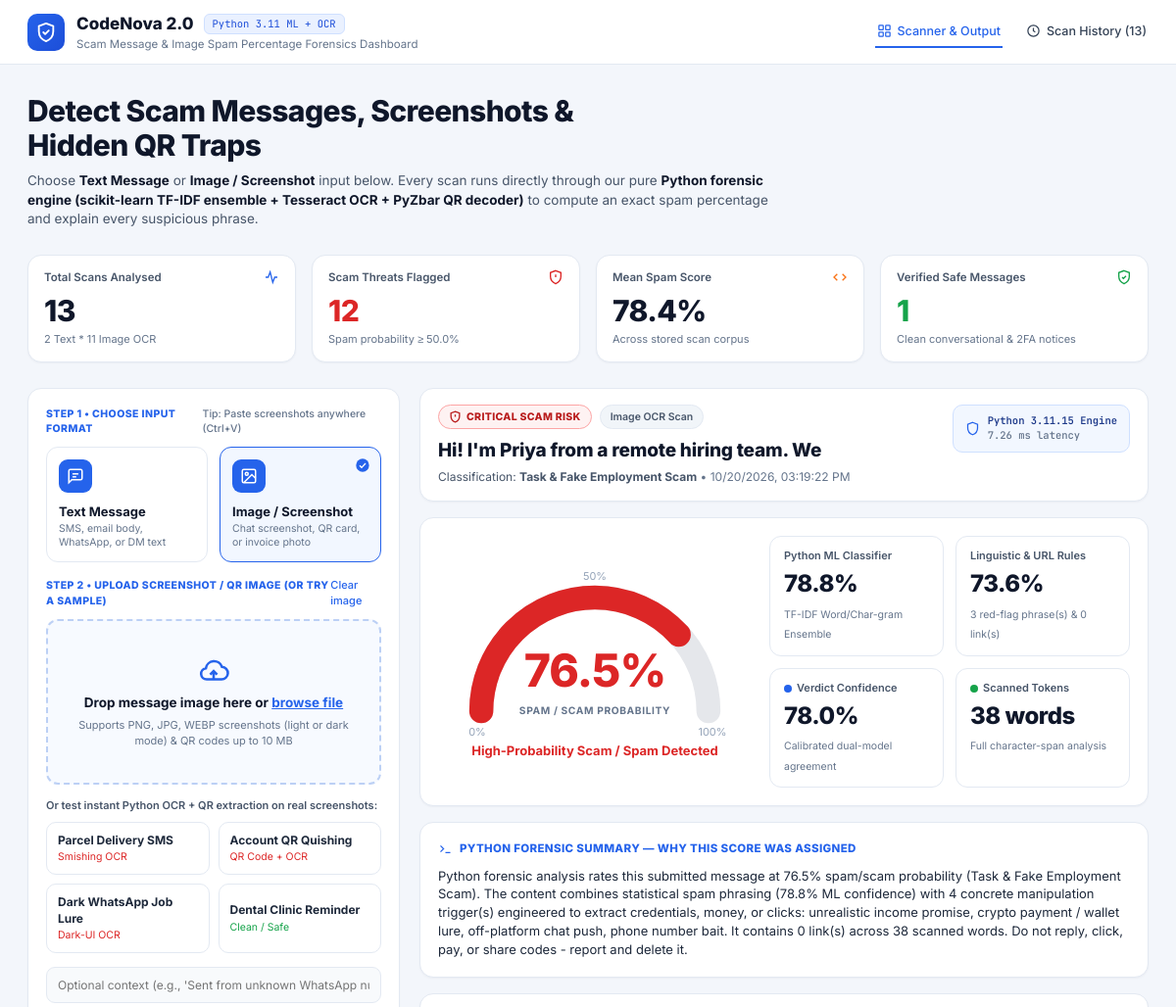
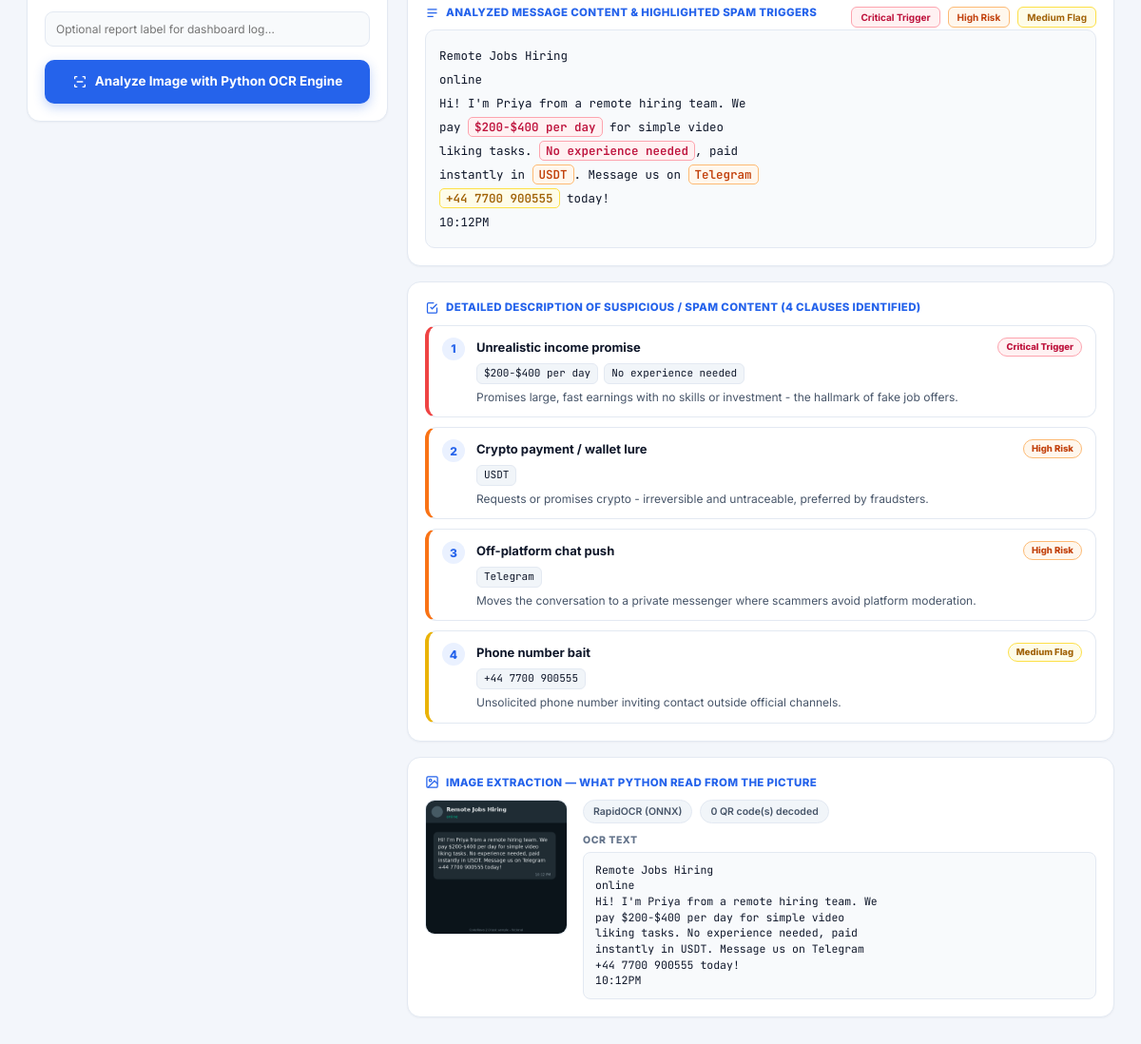
The app's page /scan/13 with its own data (2 pictures, top to bottom).
### tables this page shows
CREATE TABLE scans (
                   id INTEGER PRIMARY KEY AUTOINCREMENT,
                   created TEXT, label TEXT, mode TEXT, title TEXT,
                   score REAL, risk_class TEXT, category TEXT, result TEXT);

### app.py (the view)
@app.route("/scan/<int:scan_id>")
def view_scan(scan_id):
    row = get_db().execute("SELECT * FROM scans WHERE id=?", (scan_id,)).fetchone()
    if not row:
        return redirect(url_for("index"))
    result = json.loads(row["result"])
    result.update(title=row["title"], created=row["created"], label=row["label"],
                  mode=row["mode"], id=row["id"])
    return render_dashboard(result, selected_mode=row["mode"])

### app.py (called while the page is built)
@app.context_processor
def inject_asset_version():
    css = BASE / "static" / "style.css"
    return {"asset_v": int(css.stat().st_mtime)}

def get_db():
    if "db" not in g:
        g.db = sqlite3.connect(DB_PATH)
        g.db.row_factory = sqlite3.Row
        g.db.execute(
            """CREATE TABLE IF NOT EXISTS scans (
                   id INTEGER PRIMARY KEY AUTOINCREMENT,
                   created TEXT, label TEXT, mode TEXT, title TEXT,
                   score REAL, risk_class TEXT, category TEXT, result TEXT)"""
        )
    return g.db

def stats():
    rows = get_db().execute("SELECT mode, score FROM scans").fetchall()
    total = len(rows)
    text_n = sum(1 for r in rows if r["mode"] == "text")
    flagged = sum(1 for r in rows if r["score"] >= 50)
    mean = round(sum(r["score"] for r in rows) / total, 1) if total else 0.0
    return {"total": total, "text": text_n, "image": total - text_n,
            "flagged": flagged, "mean": mean, "safe": total - flagged}

def render_dashboard(result=None, **extra):
    s = stats()
    return render_template("index.html", stats=s, history_count=s["total"], result=result,
                           quick_fills=QUICK_FILLS, samples=SAMPLES, py_version=platform.python_version(), **extra)

### templates/index.html (shortened to what this page needs)
{% extends "base.html" %}
{% block content %}
{% set mode = selected_mode or (result.mode if result else 'text') %}
<main class="page">
  <section class="hero">
    <h1>Detect Scam Messages, Screenshots &amp; Hidden QR Traps</h1>
    <p>Choose <b>Text Message</b> or <b>Image / Screenshot</b> input below. Every scan runs directly through our pure <b>Python forensic engine (scikit-learn TF-IDF ensemble + Tesseract OCR + PyZbar QR decoder)</b> to compute an exact spam percentage and explain every suspicious phrase.</p>
  </section>
  <section class="stats">
    <div class="stat">
      <div class="stat-top"><span>Total Scans Analysed</span>
        <svg viewBox="0 0 24 24" width="16" height="16" fill="none" stroke="#2563eb" stroke-width="2"><path d="M3 12h4l3-8 4 16 3-8h4"/></svg></div>
      <div class="stat-val">{{ stats.total }}</div>
      <div class="stat-sub">{{ stats.text }} Text * {{ stats.image }} Image OCR</div>
    </div>
    <div class="stat">
      <div class="stat-top"><span>Scam Threats Flagged</span>
        <svg viewBox="0 0 24 24" width="16" height="16" fill="none" stroke="#dc2626" stroke-width="2"><path d="M12 2l8 3v6c0 5-3.4 9.2-8 11-4.6-1.8-8-6-8-11V5z"/><path d="M12 8v4M12 16h.01"/></svg></div>
      <div class="stat-val red">{{ stats.flagged }}</div>
      <div class="stat-sub">Spam probability ≥ 50.0%</div>
    </div>
    <div class="stat">
      <div class="stat-top"><span>Mean Spam Score</span>
        <svg viewBox="0 0 24 24" width="16" height="16" fill="none" stroke="#f97316" stroke-width="2"><path d="M8 7l-5 5 5 5M16 7l5 5-5 5"/></svg></div>
      <div class="stat-val">{{ stats.mean }}%</div>
      <div class="stat-sub">Across stored scan corpus</div>
    </div>
    <div class="stat">
      <div class="stat-top"><span>Verified Safe Messages</span>
        <svg viewBox="0 0 24 24" width="16" height="16" fill="none" stroke="#16a34a" stroke-width="2"><path d="M12 2l8 3v6c0 5-3.4 9.2-8 11-4.6-1.8-8-6-8-11V5z"/><path d="M9 12l2 2 4-4"/></svg></div>
      <div class="stat-val green">{{ stats.safe }}</div>
      <div class="stat-sub">Clean conversational &amp; 2FA notices</div>
    </div>
  </section>
  <section class="grid">
    <form class="card input-card" method="post" action="{{ url_for('scan') }}" enctype="multipart/form-data" id="scanForm">
      <div class="step-head">
        <span>Step 1 • Choose input format</span>
        <span class="tip">Tip: Paste screenshots anywhere (Ctrl+V)</span>
      </div>
      <div class="modes">
        <label class="mode">
          <div class="mode-box">
            <span class="mode-icon blue">
              <svg viewBox="0 0 24 24" width="18" height="18" fill="none" stroke="#fff" stroke-width="2"><path d="M21 15a2 2 0 0 1-2 2H7l-4 4V5a2 2 0 0 1 2-2h14a2 2 0 0 1 2 2z"/><path d="M8 9h8M8 13h5"/></svg>
            </span>
            <b>Text Message</b>
            <small>SMS, email body, WhatsApp, or DM text</small>
          </div>
        </label>
        <label class="mode">
          <div class="mode-box">
            <span class="mode-icon gray">
              <svg viewBox="0 0 24 24" width="18" height="18" fill="none" stroke="#64748b" stroke-width="2"><rect x="3" y="3" width="18" height="18" rx="2"/><circle cx="9" cy="9" r="2"/><path d="M21 15l-5-5L5 21"/></svg>
            </span>
            <span class="tick"><svg viewBox="0 0 24 24" width="16" height="16"><circle cx="12" cy="12" r="10" fill="#2563eb"/><path d="M7.5 12.5l3 3 6-6.5" fill="none" stroke="#fff" stroke-width="2"/></svg></span>
            <b>Image / Screenshot</b>
            <small>Chat screenshot, QR card, or invoice photo</small>
          </div>
        </label>
      </div>
      <div class="step-head second">
        <span>Step 2 • <span id="step2Label">{{ 'Upload screenshot / QR image (or try a sample)' if mode == 'image' else 'Paste message content' }}</span></span>
        <a href="#" id="clearBtn" class="clear">Clear text</a>
      </div>
      <div id="imagePane">
        <div class="drop" id="dropZone" tabindex="0">
          <svg viewBox="0 0 24 24" width="34" height="34" fill="none" stroke="#2563eb" stroke-width="1.8"><path d="M7 18a4 4 0 0 1-.6-7.96A6 6 0 0 1 18 9a4.5 4.5 0 0 1-.5 9H7z"/><path d="M12 12v6M9.5 14.5L12 12l2.5 2.5"/></svg>
          <b>Drop message image here or <a href="#" id="browseLink">browse file</a></b>
          <small>Supports PNG, JPG, WEBP screenshots (light or dark mode) &amp; QR codes up to 10 MB</small>
        </div>
        <div class="sample-title">Or test instant Python OCR + QR extraction on real screenshots:</div>
        <div class="samples">
          {% for s in samples %}
          <button type="button" class="sample-btn" data-id="{{ s.id }}" data-file="{{ s.file }}" data-src="{{ url_for('static', filename='samples/' ~ s.file) }}">
            <b>{{ s.label }}</b>
            <span class="{{ s.kind }}">{{ s.sub }}</span>
          </button>
          {% endfor %}
        </div>
      </div>
      <input type="text" name="context" id="contextPane" class="label-input" maxlength="200" placeholder="Optional context (e.g., 'Sent from unknown WhatsApp number')" value="{{ request.form.get('context', '') }}">
      <input type="text" name="label" class="label-input" maxlength="80" placeholder="Optional report label for dashboard log…" value="{{ request.form.get('label', '') }}">
      <button type="submit" class="cta">
        <svg viewBox="0 0 24 24" width="16" height="16" fill="none" stroke="#fff" stroke-width="2"><path d="M4 8V5a1 1 0 0 1 1-1h3M16 4h3a1 1 0 0 1 1 1v3M20 16v3a1 1 0 0 1-1 1h-3M8 20H5a1 1 0 0 1-1-1v-3M7 12h10"/></svg>
        <span id="ctaText">Calculate Spam Percentage with Python</span>
      </button>
    </form>
    <div class="results" id="results">
      {% if result %}
      <div class="card head-card">
        <div class="head-left">
          <div class="head-badges">
            <span class="risk risk-{{ result.risk_class }}">
              <svg viewBox="0 0 24 24" width="13" height="13" fill="none" stroke="currentColor" stroke-width="2.4"><path d="M12 2l8 3v6c0 5-3.4 9.2-8 11-4.6-1.8-8-6-8-11V5z"/><path d="M12 8v4M12 16h.01"/></svg>
              {{ result.risk }}</span>
            <span class="badge-soft">{{ 'Direct Text Scan' if result.mode == 'text' else 'Image OCR Scan' }}</span>
          </div>
          <h2>{{ result.title }}</h2>
          <div class="classif">Classification: <b>{{ result.category }}</b> <span class="muted">• {{ result.created }}</span></div>
        </div>
        <div class="engine mono">
          <svg viewBox="0 0 24 24" width="15" height="15" fill="none" stroke="#2563eb" stroke-width="2"><path d="M12 2l8 3v6c0 5-3.4 9.2-8 11-4.6-1.8-8-6-8-11V5z"/></svg>
          <div>Python {{ py_version }} Engine<br><span>{{ result.latency_ms }} ms latency</span></div>
        </div>
      </div>
      <div class="card gauge-card">
        <div class="gauge-wrap">
          {% set col = {'critical':'#dc2626','high':'#f97316','medium':'#eab308','safe':'#16a34a'}[result.risk_class] %}
          <svg viewBox="0 0 220 130" class="gauge">
            <path d="M25 110 A85 85 0 0 1 195 110" pathLength="100" fill="none" stroke="#e5e7eb" stroke-width="18" stroke-linecap="round"/>
            <path d="M25 110 A85 85 0 0 1 195 110" pathLength="100" fill="none" stroke="{{ col }}" stroke-width="18" stroke-linecap="round" stroke-dasharray="{{ result.score }} 100"/>
            <text x="110" y="12" text-anchor="middle" class="g-lbl">50%</text>
            <text x="22" y="128" text-anchor="middle" class="g-lbl">0%</text>
            <text x="198" y="128" text-anchor="middle" class="g-lbl">100%</text>
            <text x="110" y="92" text-anchor="middle" class="g-num" fill="{{ col }}">{{ result.score }}%</text>
            <text x="110" y="112" text-anchor="middle" class="g-sub">SPAM / SCAM PROBABILITY</text>
          </svg>
          <div class="g-verdict" style="color: {{ col }}">
            {% if result.risk_class == 'critical' %}High-Probability Scam / Spam Detected
            {% elif result.risk_class == 'high' %}Likely Scam / Spam Detected
            {% elif result.risk_class == 'medium' %}Suspicious - Review Carefully
            {% else %}Message Looks Safe{% endif %}
          </div>
        </div>
        <div class="metrics">
          <div class="metric"><span>Python ML Classifier</span><b>{{ result.ml }}%</b><small>TF-IDF Word/Char-gram Ensemble</small></div>
          <div class="metric"><span>Linguistic &amp; URL Rules</span><b>{{ result.rules }}%</b><small>{{ result.red_flags }} red-flag phrase(s) &amp; {{ result.links }} link(s)</small></div>
          <div class="metric"><span><i class="dot blue"></i>Verdict Confidence</span><b>{{ result.confidence }}%</b><small>Calibrated dual-model agreement</small></div>
          <div class="metric"><span><i class="dot green"></i>Scanned Tokens</span><b>{{ result.tokens }} words</b><small>Full character-span analysis</small></div>
        </div>
      </div>
      <div class="card summary-card">
        <h3 class="sec-title"><svg viewBox="0 0 24 24" width="15" height="15" fill="none" stroke="#2563eb" stroke-width="2"><path d="M4 7l5 5-5 5M12 18h8"/></svg> Python Forensic Summary — Why This Score Was Assigned</h3>
        <p>{{ result.summary }}</p>
      </div>
      <div class="card trig-card">
        <div class="trig-head">
          <h3 class="sec-title"><svg viewBox="0 0 24 24" width="15" height="15" fill="none" stroke="#2563eb" stroke-width="2"><path d="M4 6h16M4 12h16M4 18h10"/></svg> Analyzed Message Content &amp; Highlighted Spam Triggers</h3>
          <div class="legend"><span class="lg-chip critical">Critical Trigger</span><span class="lg-chip high">High Risk</span><span class="lg-chip medium">Medium Flag</span></div>
        </div>
        <div class="hl-box">{{ result.highlighted | safe }}</div>
      </div>
      <div class="card detail-card">
        <h3 class="sec-title"><svg viewBox="0 0 24 24" width="15" height="15" fill="none" stroke="#2563eb" stroke-width="2"><path d="M9 11l3 3 8-8"/><path d="M20 12v7a2 2 0 0 1-2 2H6a2 2 0 0 1-2-2V6a2 2 0 0 1 2-2h9"/></svg>
          Detailed Description of Suspicious / Spam Content ({{ result.triggers|length }} Clause{{ '' if result.triggers|length == 1 else 's' }} Identified)</h3>
        <div class="clauses">
          {% for t in result.triggers %}
          <div class="clause sev-{{ t.severity }}">
            <div class="clause-num">{{ loop.index }}</div>
            <div class="clause-body">
              <div class="clause-top"><b>{{ t.name }}</b>
                <span class="sev-pill {{ t.severity }}">{{ 'Critical Trigger' if t.severity == 'critical' else ('High Risk' if t.severity == 'high' else 'Medium Flag') }}</span></div>
              <div class="phr">{% for p in t.phrases %}<code>{{ p }}</code>{% endfor %}</div>
              <p>{{ t.why }}</p>
            </div>
          </div>
          {% else %}
          <p class="muted">No suspicious clauses were found in this message.</p>
          {% endfor %}
        </div>
      </div>
      {% if result.mode == 'image' %}
      <div class="card extract-card">
        <h3 class="sec-title"><svg viewBox="0 0 24 24" width="15" height="15" fill="none" stroke="#2563eb" stroke-width="2"><rect x="3" y="3" width="18" height="18" rx="2"/><circle cx="9" cy="9" r="2"/><path d="M21 15l-5-5L5 21"/></svg> Image Extraction — What Python Read From The Picture</h3>
        <div class="extract-grid">
          {% if result.image_url %}<img src="{{ result.image_url }}" alt="Scanned image" class="extract-img">{% endif %}
          <div>
            <div class="ex-meta"><span class="badge-soft">{{ result.engine or 'No OCR engine' }}</span>
              <span class="badge-soft">{{ result.qr|length }} QR code(s) decoded</span></div>
            <div class="ex-label">OCR text</div>
            <pre class="ocr-text">{{ result.extracted_text or '(no readable text found)' }}</pre>
          </div>
        </div>
      </div>
      {% endif %}
      {% endif %}
    </div>
  </section>
</main>
{% endblock %}

### records on screen
scans: mode "Image OCR Scan", title "Hi! I'm Priya from a remote hiring team. We", category "Task & Fake Employment Scam", created "10/20/2026, 03:19:22 PM", score "76.5", highlighted "Remote Jobs Hiring online Hi! I'm Priya from a remote hiring team. We pay $200-$400 per day for simple video liking tasks. No experience needed , paid instantly in USDT . Message us on Telegram +44 7700 900555 today! 10:12PM"

### other values on screen
{{ py_version[:4] }} "3.11"
{{ history_count }} "13"
{{ stats.total }} "13"
{{ stats.text }} "2"
{{ stats.image }} "11"
{{ stats.flagged }} "12"
{{ stats.mean }} "78.4"
{{ stats.safe }} "1"
{{ s.label }} "Parcel Delivery SMS" "Account QR Quishing" "Dark WhatsApp Job Lure" "Dental Clinic Reminder"
{{ s.sub }} "Smishing OCR" "QR Code + OCR" "Dark-UI OCR" "Clean / Safe"
{{ result.risk }} "CRITICAL SCAM RISK"
{{ py_version }} "3.11.15"
{{ result.latency_ms }} "7.26"
{{ result.ml }} "78.8"
{{ result.rules }} "73.6"
